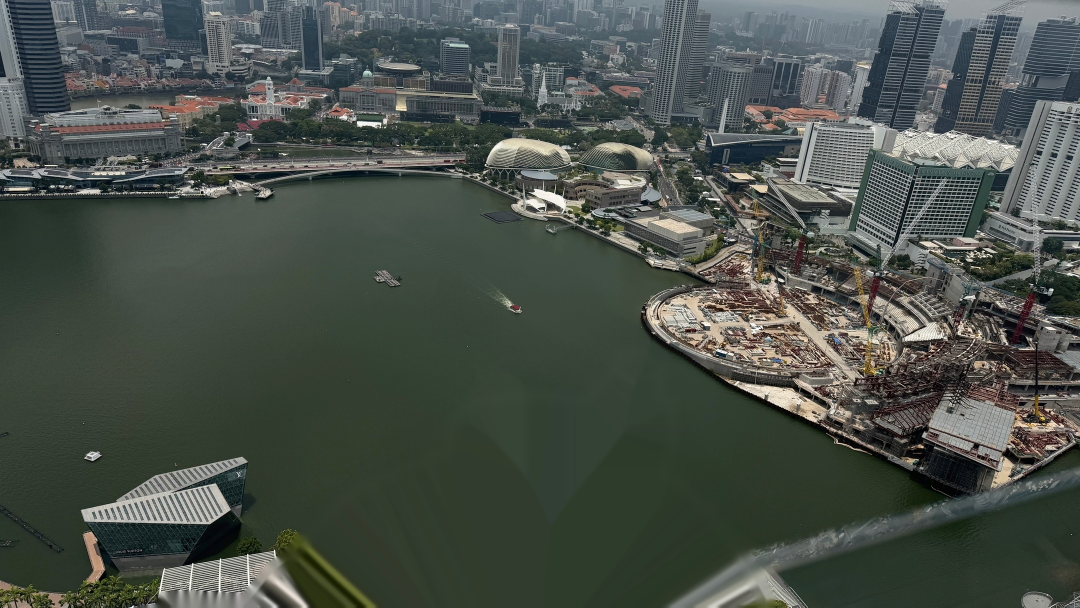
#> input picture media/vertigo-layers/background.jpg, 2160 x 1215 px (shown at 1/2 size)
$ python -i motion_masks.py   (imports and definitions only)
#> lines starting #> are read from the running program, lines starting #| are printed output that depends on the picture
#!/usr/bin/env python3
"""Prompted classical video masks and verified straight-edge occlusion reveals.

No semantic model or depth model runs. Dense DIS/Farneback flow is checked in
both directions, then a local GrabCut updates the prompted object's silhouette.
A reveal is a separately fitted trailing edge of an explicitly selected solid
pillar/doorframe, never the object mask itself. CFR frame indexing is assumed;
VFR is not detected. Tagged HDR is rejected by motion_core.Reader.
"""
from pathlib import Path
import argparse
import json
import math
import os
import shutil
import sys
import tempfile

import cv2
import numpy as np

from motion_core import MotionError, Reader, unit_point


class MaskRejected(MotionError):
    def __init__(self, message, details=None):
        super().__init__(message)
        self.details = details or {}


def roi_pixels(roi, size):
    w, h = size
    if roi is None or len(roi) != 4 or not np.isfinite(roi).all():
        raise MotionError('Provide --roi normalized X Y WIDTH HEIGHT, or --initial-mask.')
    x, y, rw, rh = roi
    if min(x, y) < 0 or min(rw, rh) <= 0 or x+rw > 1 or y+rh > 1:
        raise MotionError('ROI must fit inside normalized [0,1] coordinates.')
    a, b = np.floor(np.array([x, y])*[w, h]).astype(int)
    c, d = np.ceil(np.array([x+rw, y+rh])*[w, h]).astype(int)
    if min(c-a, d-b) < 4 or (c-a)*(d-b) >= w*h:
        raise MotionError('ROI needs at least 4 pixels per side and some known background outside it.')
    return a, b, c, d


# [17 lines left out: function solid_components, not called in this run]


def initialize_mask(image, roi=None, foreground_points=(), background_points=(), initial_mask=None,
                    iterations=5, solid=False):
    h, w = image.shape[:2]
    if initial_mask is not None:
        if initial_mask.shape != (h, w):
            raise MotionError('Initial mask dimensions must match the analysis image.')
        result = (initial_mask >= 128).astype(np.uint8)
        method = 'user_initial_mask'
    else:
        x0, y0, x1, y1 = roi_pixels(roi, (w, h))
        labels = np.full((h, w), cv2.GC_BGD, np.uint8)
        labels[y0:y1, x0:x1] = cv2.GC_PR_FGD
        seeds = []
        for points, kind in [(foreground_points, 'foreground'), (background_points, 'background')]:
            seed = np.zeros((h, w), np.uint8)
            for point in points:
                nx, ny = unit_point(point, kind+' point')
                px, py = round(nx*(w-1)), round(ny*(h-1))
                if kind == 'foreground' and not (x0 <= px < x1 and y0 <= py < y1):
                    raise MotionError('Foreground points must lie inside the ROI.')
                cv2.circle(seed, (px, py), max(1, round(min(w, h)*.004)), 1, -1)
            seeds.append(seed)
        if np.any(seeds[0] & seeds[1]):
            raise MotionError('Foreground and background point regions overlap.')
        labels[seeds[0] > 0] = cv2.GC_FGD
        labels[seeds[1] > 0] = cv2.GC_BGD
        bg, fg = np.zeros((1, 65), np.float64), np.zeros((1, 65), np.float64)
        cv2.setRNGSeed(0)
        cv2.grabCut(image, labels, None, bg, fg, iterations, cv2.GC_INIT_WITH_MASK)
        result = np.isin(labels, [cv2.GC_FGD, cv2.GC_PR_FGD]).astype(np.uint8)
        if seeds[0].any() and np.mean(result[seeds[0] > 0]) < .95:
            raise MaskRejected('Initialization did not retain the foreground prompts.')
        method = 'user_roi_points_grabcut'
    result = solid_components(result, fill_holes=solid)
    fraction = float(result.mean())
    if not .0005 < fraction < .98:
        raise MaskRejected('Initialization is empty, too small, or covers nearly the entire frame.', {'foreground_fraction': fraction})
    return result, {'method': method, 'foreground_fraction': fraction}


# [38 lines left out: functions dense_flow, flow_warp, not called in this run]


def bbox(mask):
    y, x = np.nonzero(mask)
    return None if not len(x) else [int(x.min()), int(y.min()), int(x.max()+1), int(y.max()+1)]


# [471 lines left out: functions exit_evidence, appearance_support, propagate_pair, track_masks, fit_reveal_edge, reveal_sequence and 5 more, not called in this run]


# [2 lines not run here, left out]

>>> import cv2
>>> picture = cv2.imread('../media/vertigo-layers/background.jpg', cv2.IMREAD_GRAYSCALE)
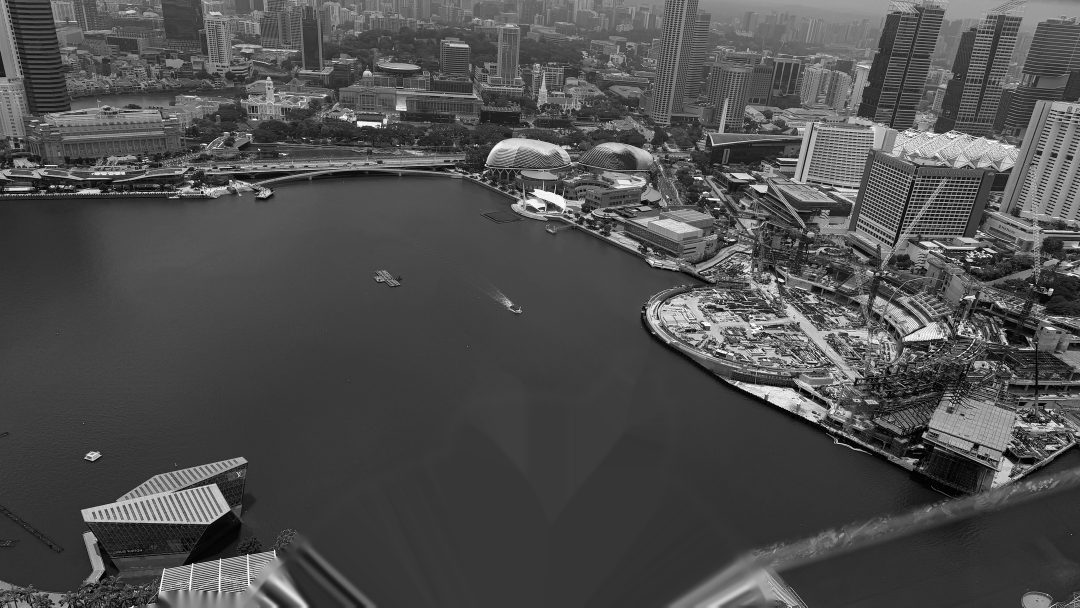
#> picture: shape (1215, 2160) (shown at 1/2 size); min 0, max 255, mean 78.5
>>> result = initialize_mask(picture)
#> (the run stopped early here; a loop or call above may not have finished)
